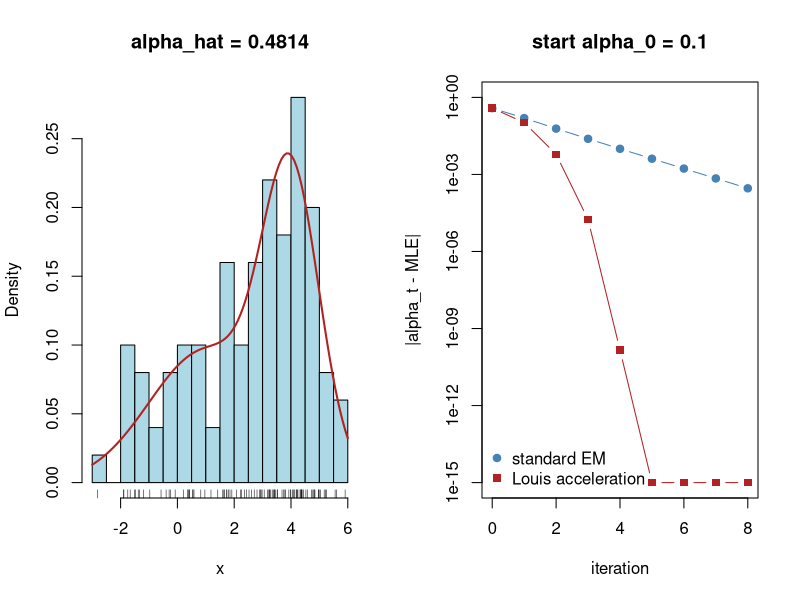

R code for this plot:
# Two-part normal mixture: EM for the mixing proportion and Louis's acceleration.
mu1 <- 1; s1 <- 2; mu2 <- 4; s2 <- 1; a0 <- 0.4; n <- 100
set.seed(5288)
z <- rbinom(n, 1, a0)
x <- rnorm(n, mu1 * z + mu2 * (1 - z), s1 * z + (1 - z) * s2)
f1 <- dnorm(x, mu1, s1); f2 <- dnorm(x, mu2, s2)

loglik <- function(a) sum(log(a * f1 + (1 - a) * f2))
Lambda <- function(a) a * f1 / (a * f1 + (1 - a) * f2)       # responsibilities
M <- function(a) mean(Lambda(a))                              # one EM step
Ix <- function(a) sum(((f1 - f2) / (a * f1 + (1 - a) * f2))^2)  # observed information
Ic <- function(a) { lam <- Lambda(a); sum(lam / a^2 + (1 - lam) / (1 - a)^2) }  # complete
Mstar <- function(a) a + Ic(a) / Ix(a) * (M(a) - a)           # Louis-accelerated step

mle <- 0.5
for (i in 1:100) {  # Newton on the score, for a reference value of the MLE
  lam <- Lambda(mle)
  mle <- mle + sum(lam / mle - (1 - lam) / (1 - mle)) / Ix(mle)
}
iter <- 8
EM <- Accel <- numeric(iter)
a <- astar <- 0.1
for (i in 1:iter) {
  a <- M(a); astar <- Mstar(astar)
  EM[i] <- a; Accel[i] <- astar
}
results <- data.frame(EM = EM, Accel = Accel, errorEM = abs(EM - mle), errorAccel = abs(Accel - mle))
print(format(results, scientific = FALSE))

op <- par(mfrow = c(1, 2))
hist(x, breaks = 14, freq = FALSE, col = "lightblue", main = sprintf("alpha_hat = %.4f", mle))
rug(x)
curve(mle * dnorm(x, mu1, s1) + (1 - mle) * dnorm(x, mu2, s2), add = TRUE, col = "firebrick", lwd = 2)
plot(0:iter, abs(c(0.1, EM) - mle), log = "y", type = "b", pch = 19, col = "steelblue",
     xlab = "iteration", ylab = "|alpha_t - MLE|", main = "start alpha_0 = 0.1",
     ylim = c(1e-15, 1))
lines(0:iter, pmax(abs(c(0.1, Accel) - mle), 1e-15), type = "b", pch = 15, col = "firebrick")
legend("bottomleft", bty = "n", legend = c("standard EM", "Louis acceleration"),
       col = c("steelblue", "firebrick"), pch = c(19, 15))
par(op)
